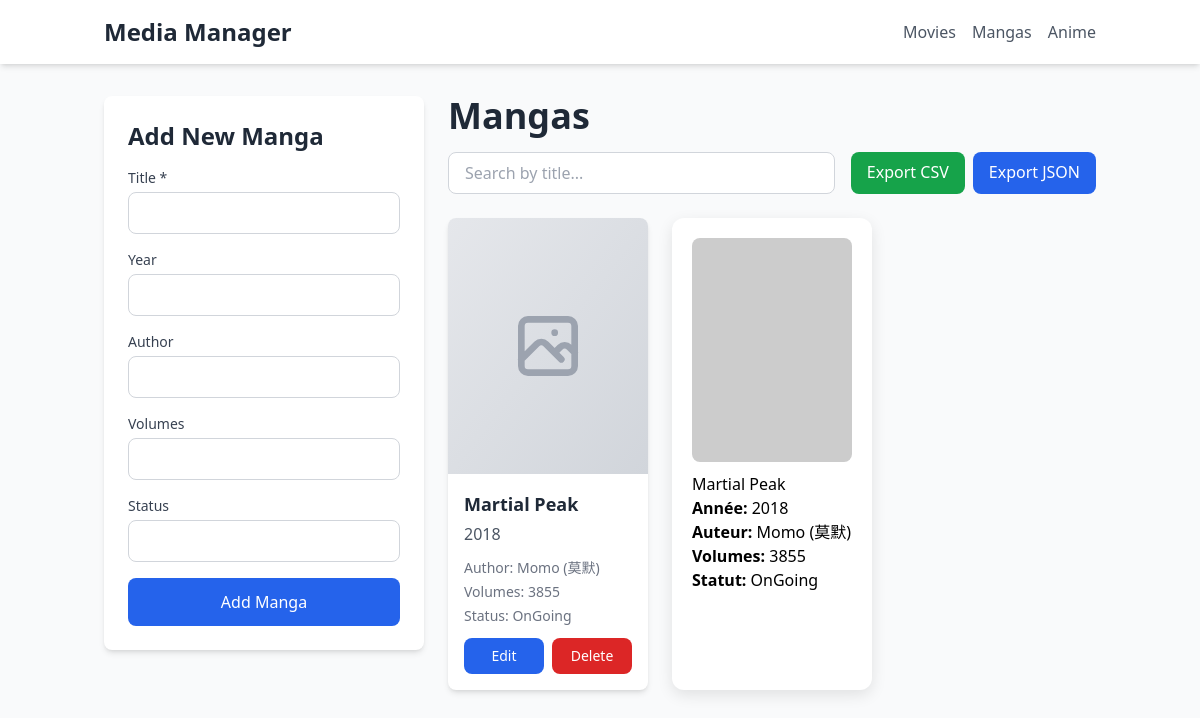
/mangas/, run on the app's committed database.
### app/models.py (models this page shows)
class Manga(db.Model):
    __tablename__ = 'mangas'
    id = db.Column(db.Integer, primary_key=True)
    title = db.Column(db.String(200), nullable=False)
    year = db.Column(db.Integer, nullable=True)
    author = db.Column(db.String(100), nullable=True)
    volumes = db.Column(db.Integer, nullable=True)
    status = db.Column(db.String(50), nullable=True)
    def to_dict(self):
        return {
            'id': self.id,
            'title': self.title,
            'year': self.year,
            'author': self.author,
            'volumes': self.volumes,
            'status': self.status
        }

### app/blueprints/mangas.py (the view)
@mangas_bp.route('/')
def list_mangas():
    search = request.args.get('search', '')
    if search:
        items = Manga.query.filter(Manga.title.contains(search)).all()
    else:
        items = Manga.query.all()
    items = [m.to_dict() for m in items]
    return render_template('list.html', items=items, category='mangas', title='Mangas')

### app/templates/list.html (shortened to what this page needs)
<!DOCTYPE html>
<html lang="en">
<head>
    <script src="https://cdn.tailwindcss.com"></script>
</head>
<body class="bg-gray-50 min-h-screen">
    <nav class="bg-white shadow-md mb-8">
        <div class="container mx-auto px-4 py-4">
            <div class="flex items-center justify-between">
                <a href="/" class="text-2xl font-bold text-gray-800 hover:text-blue-600">Media Manager</a>
                <div class="flex space-x-4">
                    <a href="/movies" class="text-gray-600 hover:text-blue-600 font-medium">Movies</a>
                    <a href="/mangas" class="text-gray-600 hover:text-blue-600 font-medium">Mangas</a>
                    <a href="/anime" class="text-gray-600 hover:text-blue-600 font-medium">Anime</a>
                </div>
            </div>
        </div>
    </nav>
    <div class="container mx-auto px-4 flex gap-6">
        <aside class="w-80 bg-white rounded-lg shadow-md p-6 h-fit sticky top-4">
            <h2 class="text-2xl font-bold text-gray-800 mb-4">Add New {{ title[:-1] }}</h2>
            <form method="POST" action="/{{ category }}/add" class="space-y-4">
                {% if category == 'movies' %}
                    <div>
                        <label class="block text-sm font-medium text-gray-700 mb-1">Title *</label>
                        <input type="text" name="title" required
                               class="w-full px-4 py-2 border border-gray-300 rounded-lg focus:ring-2 focus:ring-blue-500 focus:border-transparent">
                    </div>
                    <div>
                        <label class="block text-sm font-medium text-gray-700 mb-1">Year</label>
                        <input type="number" name="year"
                               class="w-full px-4 py-2 border border-gray-300 rounded-lg focus:ring-2 focus:ring-blue-500 focus:border-transparent">
                    </div>
                    <div>
                        <label class="block text-sm font-medium text-gray-700 mb-1">Genre</label>
                        <input type="text" name="genre"
                               class="w-full px-4 py-2 border border-gray-300 rounded-lg focus:ring-2 focus:ring-blue-500 focus:border-transparent">
                    </div>
                    <div>
                        <label class="block text-sm font-medium text-gray-700 mb-1">Director</label>
                        <input type="text" name="director"
                               class="w-full px-4 py-2 border border-gray-300 rounded-lg focus:ring-2 focus:ring-blue-500 focus:border-transparent">
                    </div>
                    <div>
                        <label class="block text-sm font-medium text-gray-700 mb-1">Rating</label>
                        <input type="number" step="0.1" name="rating"
                               class="w-full px-4 py-2 border border-gray-300 rounded-lg focus:ring-2 focus:ring-blue-500 focus:border-transparent">
                    </div>
                {% elif category == 'mangas' %}
                    <div>
                        <label class="block text-sm font-medium text-gray-700 mb-1">Title *</label>
                        <input type="text" name="title" required
                               class="w-full px-4 py-2 border border-gray-300 rounded-lg focus:ring-2 focus:ring-blue-500 focus:border-transparent">
                    </div>
                    <div>
                        <label class="block text-sm font-medium text-gray-700 mb-1">Year</label>
                        <input type="number" name="year"
                               class="w-full px-4 py-2 border border-gray-300 rounded-lg focus:ring-2 focus:ring-blue-500 focus:border-transparent">
                    </div>
                    <div>
                        <label class="block text-sm font-medium text-gray-700 mb-1">Author</label>
                        <input type="text" name="author"
                               class="w-full px-4 py-2 border border-gray-300 rounded-lg focus:ring-2 focus:ring-blue-500 focus:border-transparent">
                    </div>
                    <div>
                        <label class="block text-sm font-medium text-gray-700 mb-1">Volumes</label>
                        <input type="number" name="volumes"
                               class="w-full px-4 py-2 border border-gray-300 rounded-lg focus:ring-2 focus:ring-blue-500 focus:border-transparent">
                    </div>
                    <div>
                        <label class="block text-sm font-medium text-gray-700 mb-1">Status</label>
                        <input type="text" name="status"
                               class="w-full px-4 py-2 border border-gray-300 rounded-lg focus:ring-2 focus:ring-blue-500 focus:border-transparent">
                    </div>
                {% endif %}
                <button type="submit"
                        class="w-full px-6 py-3 bg-blue-600 text-white rounded-lg hover:bg-blue-700 transition-colors font-medium">
                    Add {{ title[:-1] }}
                </button>
            </form>
        </aside>
        <main class="flex-1">
            <div class="mb-6">
                <h1 class="text-4xl font-bold text-gray-800 mb-4">{{ title }}</h1>
                <div class="flex flex-col md:flex-row gap-4 mb-6">
                    <form method="GET" class="flex-1">
                        <input type="text" name="search" placeholder="Search by title..."
                               value="{{ request.args.get('search', '') }}"
                               class="w-full px-4 py-2 border border-gray-300 rounded-lg focus:ring-2 focus:ring-blue-500 focus:border-transparent">
                    </form>
                    <div class="flex gap-2">
                        <a href="/{{ category }}/export/csv"
                           class="px-4 py-2 bg-green-600 text-white rounded-lg hover:bg-green-700 transition-colors">
                            Export CSV
                        </a>
                        <a href="/{{ category }}/export/json"
                           class="px-4 py-2 bg-blue-600 text-white rounded-lg hover:bg-blue-700 transition-colors">
                            Export JSON
                        </a>
                    </div>
                </div>
            </div>
            {% if items|length == 0 %}
            <div class="text-center py-12 text-gray-500 bg-white rounded-lg shadow-md">
                <svg class="w-16 h-16 mx-auto mb-4 text-gray-400" fill="none" stroke="currentColor" viewBox="0 0 24 24">
                    <path stroke-linecap="round" stroke-linejoin="round" stroke-width="2" d="M20 13V6a2 2 0 00-2-2H6a2 2 0 00-2 2v7m16 0v5a2 2 0 01-2 2H6a2 2 0 01-2-2v-5m16 0h-2.586a1 1 0 00-.707.293l-2.414 2.414a1 1 0 01-.707.293h-3.172a1 1 0 01-.707-.293l-2.414-2.414A1 1 0 006.586 13H4"></path>
                </svg>
                <p class="text-lg">No items found. Add your first {{ title[:-1].lower() }}!</p>
            </div>
            {% else %}
            <div class="grid grid-cols-1 md:grid-cols-2 lg:grid-cols-3 xl:grid-cols-4 gap-6">
                {% for item in items %}
                <div class="bg-white rounded-lg shadow-md overflow-hidden hover:shadow-xl transition-shadow duration-300">
                    <div class="bg-gradient-to-br from-gray-200 to-gray-300 h-64 flex items-center justify-center">
                    </div>
                    <div class="p-4">
                        <h3 class="text-lg font-bold text-gray-800 mb-1 truncate" title="{{ item.title }}">{{ item.title }}</h3>
                        <p class="text-gray-600 mb-3">{{ item.year or 'Year Unknown' }}</p>
                        <div class="text-sm text-gray-500 mb-3 space-y-1">
                            {% if category == 'movies' %}
                                {% if item.genre %}<p><span class="font-medium">Genre:</span> {{ item.genre }}</p>{% endif %}
                                {% if item.director %}<p><span class="font-medium">Director:</span> {{ item.director }}</p>{% endif %}
                                {% if item.rating %}<p><span class="font-medium">Rating:</span> {{ item.rating }}/10</p>{% endif %}
                            {% elif category == 'mangas' %}
                                {% if item.author %}<p><span class="font-medium">Author:</span> {{ item.author }}</p>{% endif %}
                                {% if item.volumes %}<p><span class="font-medium">Volumes:</span> {{ item.volumes }}</p>{% endif %}
                                {% if item.status %}<p><span class="font-medium">Status:</span> {{ item.status }}</p>{% endif %}
                            {% else %}
                                {% if item.studio %}<p><span class="font-medium">Studio:</span> {{ item.studio }}</p>{% endif %}
                                {% if item.episodes %}<p><span class="font-medium">Episodes:</span> {{ item.episodes }}</p>{% endif %}
                                {% if item.status %}<p><span class="font-medium">Status:</span> {{ item.status }}</p>{% endif %}
                            {% endif %}
                        </div>
                        <div class="flex gap-2">
                            <button onclick="openEditModal({{ item.id }})"
                                    class="flex-1 px-4 py-2 bg-blue-600 text-white rounded-lg hover:bg-blue-700 transition-colors text-sm font-medium">
                                Edit
                            </button>
                            <a href="/{{ category }}/delete/{{ item.id }}"
                               onclick="return confirm('Are you sure you want to delete {{ item.title }}?')"
                               class="flex-1 px-4 py-2 bg-red-600 text-white rounded-lg hover:bg-red-700 transition-colors text-sm font-medium text-center">
                                Delete
                            </a>
                        </div>
                    </div>
                </div>
                {% endfor %}
                {% for item in items %}
                    <div class="manga-card" onclick="window.location.href='/mangas/detail/{{ item.id }}'" style="cursor: pointer;">
                        <img src="https://via.placeholder.com/200x280?text={{ item.title }}" alt="{{ item.title }}" style="width: 100%; border-radius: 8px; margin-bottom: 10px;">
                        <h3>{{ item.title }}</h3>
                        <p><strong>Année:</strong> {{ item.year }}</p>
                        <p><strong>Auteur:</strong> {{ item.author }}</p>
                        <p><strong>Volumes:</strong> {{ item.volumes }}</p>
                        <p><strong>Statut:</strong> {{ item.status }}</p>
                    </div>
                {% endfor %}
            </div>
            {% endif %}
        </main>
    </div>
</body>
</html>

### app/templates/list.html (style rules this page uses)
.manga-card { background: white; border-radius: 12px; padding: 20px; box-shadow: 0 5px 15px rgba(0,0,0,0.1); transition: all 0.3s; }

### data on the page
Manga: title "Martial Peak", year "2018", author "Momo (莫默)", volumes "3855", status "OnGoing"

### other printed values
{{ title[:-1] }} "Manga"
{{ title }} "Mangas"
